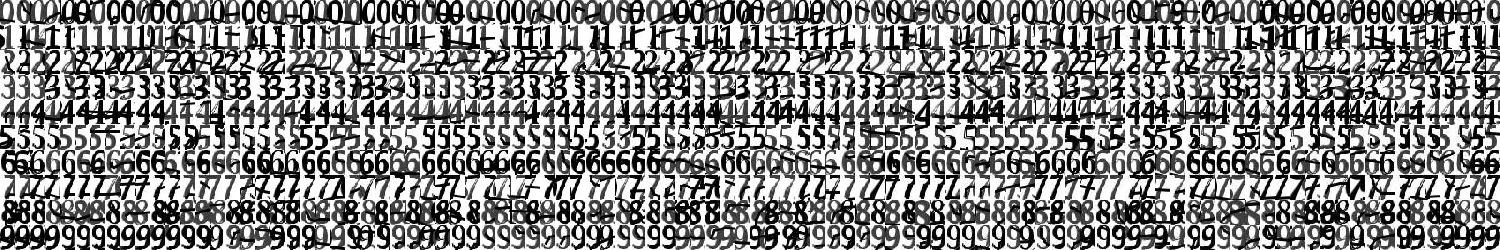
#> input picture test_images/num_set/num.png, 1500 x 250 px, found by its file name
$ jupyter execute learn_num.ipynb
#> lines starting #> are read from the running program, lines starting #| are printed output that depends on the picture
[cell 1]
#-*- coding: utf-8 -*-
import cv2
import numpy as np
import glob
import sys

FNAME = 'digits.npz'

def machineLearning():
    img = cv2.imread('C:/Users/KHJ/PycharmProjects/RPA/test_images/num.png')
#> img is the input picture: shape (250, 1500, 3); min 0, max 255, mean 135.6
    gray = cv2.cvtColor(img, cv2.COLOR_BGR2GRAY)

    cells = [np.hsplit(row,100) for row in np.vsplit(gray,10)]
#> cells = 10 items
    x = np.array(cells)
    train = x[:,:].reshape(-1,375).astype(np.float32)
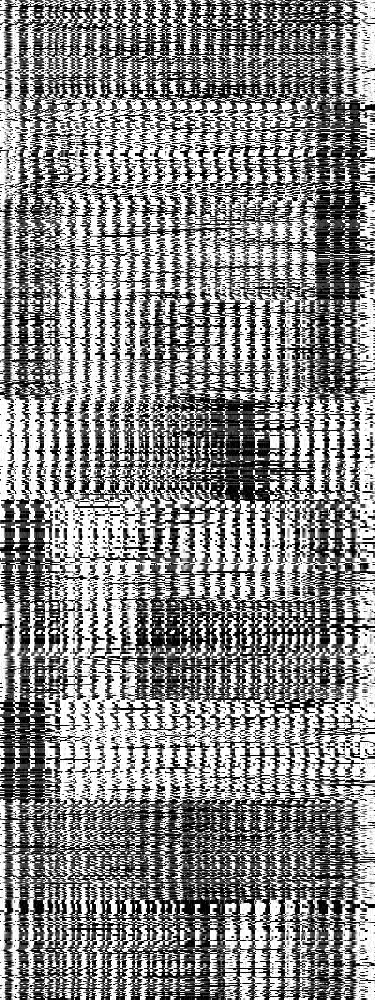
#> train: shape (1000, 375) float32; min 0, max 255, mean 135.6

    k = np.arange(10)
    train_labels = np.repeat(k,100)[:,np.newaxis]

    np.savez(FNAME,train=train,train_labels = train_labels)


if __name__ == '__main__':
    machineLearning()
